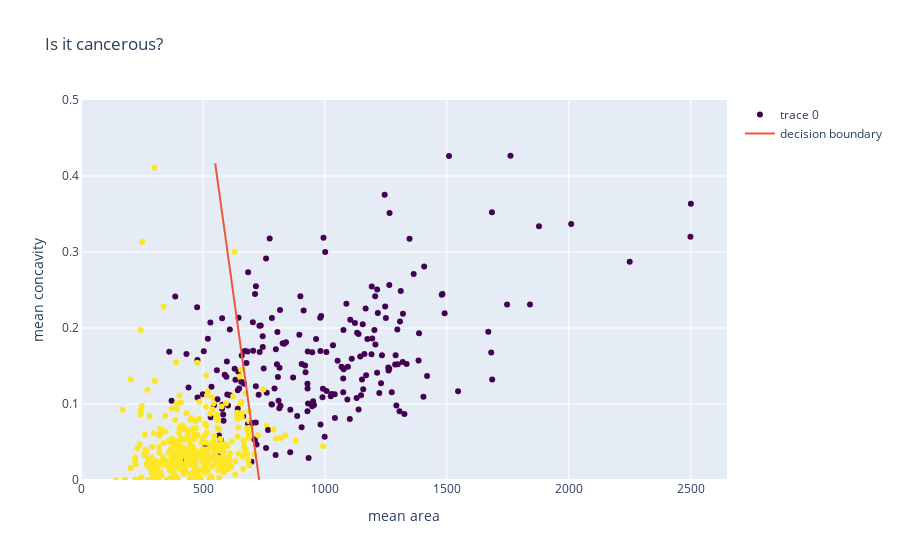

Notebook source saved alongside this figure:
### Markdown cell above
Remember that we predict everything to the right of the line  0, and everything to the left to be a 1.  Now, looking at the graph above, we should be more confident about predicting observations that are further away from our decision boundary than closer to it.  After all, it is only close to the decision boundary that we see our errors.

Now notice what happens if instead of predicting an all or nothing 1 or 0, we update our graph to use the weighted sums.

### Code cell
weighted_sums_json = "https://raw.githubusercontent.com/jigsawlabs-student/neural-nets-from-scratch/master/1-single-neurons/1-neuron-hypothesis-fn/1-hypothesis-fn/weighted_sum_cancer.json"
weighted_dict = dict(pd.read_json(weighted_sums_json, typ = 'dict'))
go.Figure(weighted_dict)

### Figure 1 — Plotly figure (JSON) as saved in the notebook; plotly's stock layout.template omitted (floating-point values rounded to 4 significant figures; data arrays with more than 128 entries replaced by an {"elided": "..."} marker saying what was removed)
{"data": [{"hovertext": {"elided": "569 str values"}, "marker": {"color": {"elided": "569 int values"}, "colorscale": [[0, "#440154"], [0.1111, "#482878"], [0.2222, "#3e4989"], [0.3333, "#31688e"], [0.4444, "#26828e"], [0.5556, "#1f9e89"], [0.6667, "#35b779"], [0.7778, "#6ece58"], [0.8889, "#b5de2b"], [1, "#fde725"]]}, "mode": "markers", "type": "scatter", "x": {"elided": "569 float values"}, "y": {"elided": "569 float values"}}, {"mode": "lines", "name": "decision boundary", "type": "scatter", "x": [550, 600, 650, 700, 750], "y": [0.4166, 0.3011, 0.1856, 0.0701, -0.04534]}], "layout": {"autosize": true, "title": {"text": "Is it cancerous?"}, "xaxis": {"autorange": true, "range": [-8.971, 2653.0], "title": {"text": "mean area"}, "type": "linear"}, "yaxis": {"range": [0, 0.5], "title": {"text": "mean concavity"}, "type": "linear"}}}
